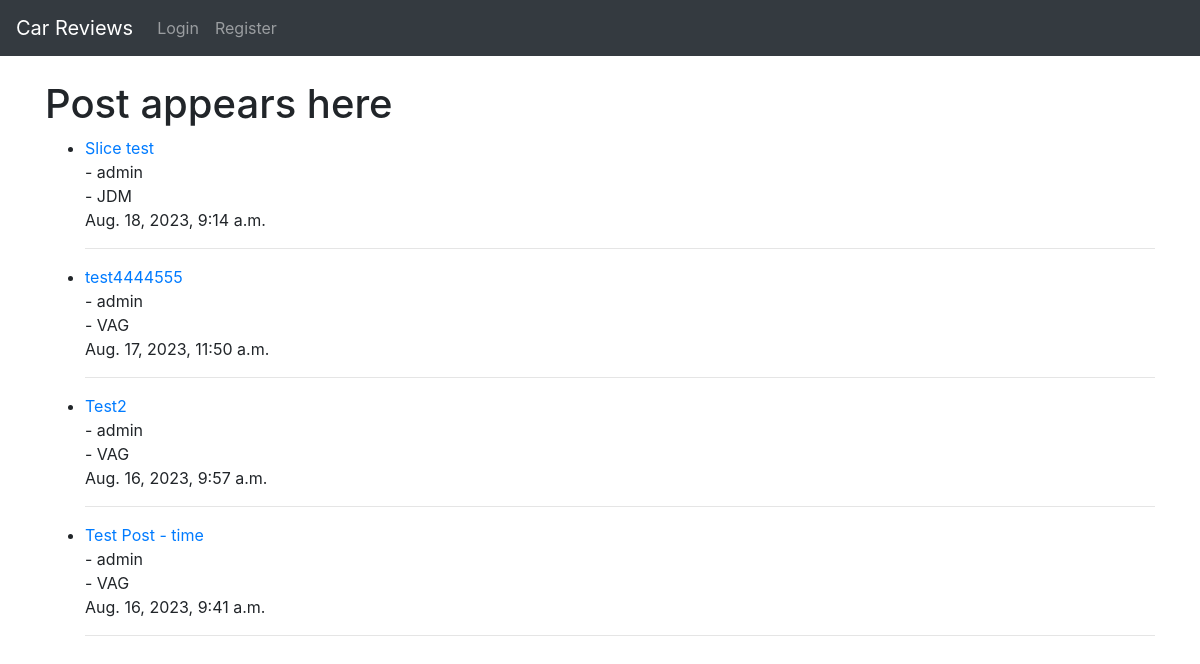
The page / on the database its author committed.
### blog/models.py (models this page shows, shortened)
class Post(models.Model):
    title = models.CharField(max_length=200, unique=True)
    title_tag = models.CharField(max_length=200)
    author = models.ForeignKey(User, on_delete=models.CASCADE, related_name='blog_posts')
    created_on = models.DateTimeField(auto_now_add=True)
    updated_on = models.DateTimeField(auto_now_add=True)
    content = models.TextField()
    category = models.CharField(max_length=200, default='VAG')

### blog/views.py (the view)
# urls.py: path('', view.as_view(), name='home'),
class view(ListView):
    model = Post
    template_name = 'index.html'
    ordering = ['-created_on']

### templates/index.html (shortened to what this page needs)
{% extends 'base.html' %}
    {% block content %}
    <h1>Post appears here</h1>
    <ul>
    {% for post in object_list %}
        <li><a href="{% url 'post-details' post.pk %}">{{ post.title }}</a> <br>- {{ post.author }} <br>- {{ post.category }}<br/>{{ post.content|slice:":0 "}} {{ post.created_on }}<hr></li>
    {% endfor %}
    </ul>
    {% endblock %}

### rows shown on the page
Post: title "Slice test", author "admin", category "JDM", created_on "Aug. 18, 2023, 9:14 a.m."
Post: title "test4444555", author "admin", category "VAG", created_on "Aug. 17, 2023, 11:50 a.m."
Post: title "Test2", author "admin", category "VAG", created_on "Aug. 16, 2023, 9:57 a.m."
Post: title "Test Post - time", author "admin", category "VAG", created_on "Aug. 16, 2023, 9:41 a.m."
